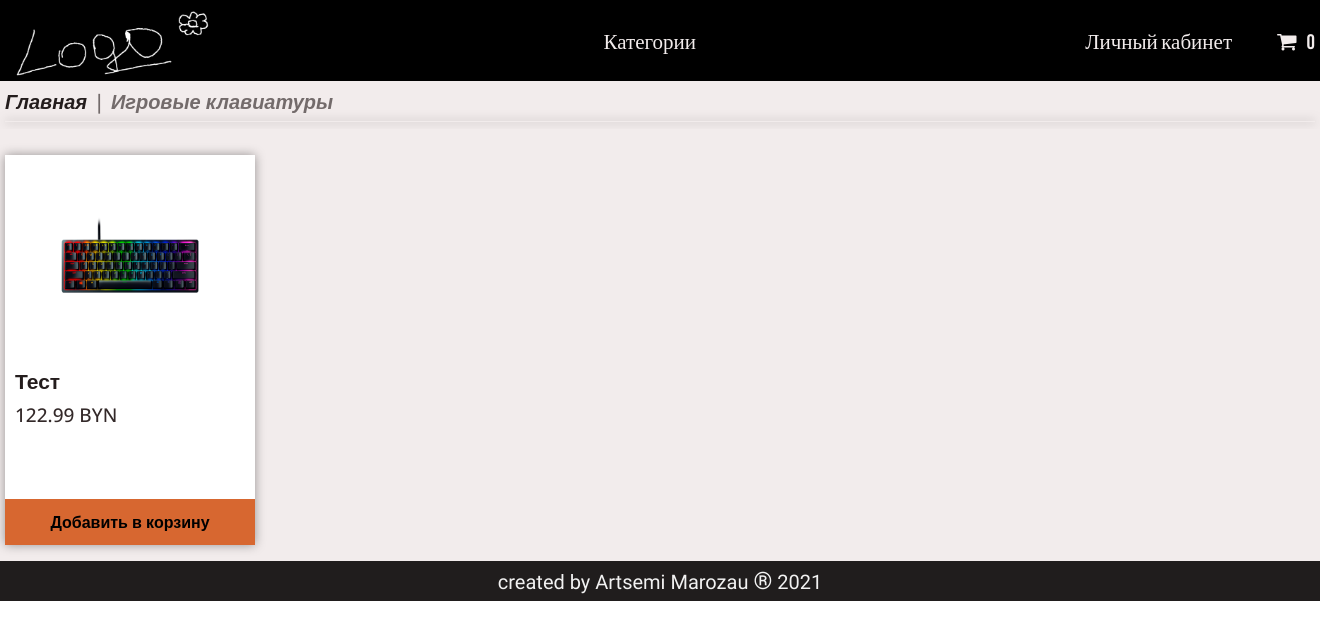
Page /keyboards/ on the committed database.
### app/models.py (models this page shows, shortened)
class Cart(models.Model):
    owner = models.ForeignKey('Customer', null=True, verbose_name='Владелец', on_delete=models.CASCADE)
    product = models.ManyToManyField(CartProduct, blank=True, related_name='related_cart')
    total_products = models.PositiveIntegerField(default=0)
    final_price = models.DecimalField(max_digits=9, default=0, decimal_places=2, verbose_name='Общая цена')
    in_order = models.BooleanField(default=False)
    for_anonymous_user = models.BooleanField(default=False)

class Category(models.Model):
    name = models.CharField(max_length=255, verbose_name='Название категории')
    image = models.ImageField(verbose_name='Изображение', null=True)
    slug = models.SlugField(unique=True)
    objects = CategoryManager()
    def get_absolute_url(self):
        return reverse('category_detail', kwargs={'slug': self.slug})

class Product(models.Model):
    class Meta:
        abstract = True
    category = models.ForeignKey(Category, verbose_name='Категория', on_delete=models.CASCADE)
    title = models.CharField(max_length=255, verbose_name='Наименование')
    slug = models.SlugField(unique=True)
    image = models.ImageField(verbose_name='Изображение')
    description = models.TextField(null=True, verbose_name='Описание')
    price = models.DecimalField(max_digits=9, decimal_places=2, verbose_name='Цена')
    def get_model_name(self):
        return self.__class__.__name__.lower()

class Keyboard(Product):
    market_date = models.CharField(max_length=255, null=True, blank=True, verbose_name='Дата выхода на рынок')
    type = models.CharField(max_length=255, null=True, blank=True, verbose_name='Тип')
    switch_technology = models.CharField(max_length=255, null=True, blank=True, verbose_name='Технология переключателя')
    appointment = models.CharField(max_length=255, null=True, blank=True, verbose_name='Назначение')
    color = models.CharField(max_length=255, null=True, blank=True, verbose_name='Цвет')
    connection_interface = models.CharField(
        max_length=255, null=True, blank=True, verbose_name='Интерфейс подключения клавиатуры'
    )
    digital_block = models.CharField(max_length=255, null=True, blank=True, verbose_name='Цифровой блок')
    wire_length = models.CharField(max_length=255, null=True, blank=True, verbose_name='Длина провода')
    body_material = models.CharField(max_length=255, null=True, blank=True, verbose_name='Материал корпуса')
    additional_buttons = models.CharField(max_length=255, null=True, blank=True, verbose_name='Дополнительные кнопки')
    key_shape = models.CharField(max_length=255, null=True, blank=True, verbose_name='Форма клавиш')
    switch_type = models.CharField(max_length=255, null=True, blank=True, verbose_name='Тип переключателя')
    built_in_memory = models.CharField(max_length=255, null=True, blank=True, verbose_name='Встроенная память')
    key_illumination = models.CharField(max_length=255, null=True, blank=True, verbose_name='Подсветка клавиш')
    wire_braid = models.CharField(max_length=255, null=True, blank=True, verbose_name='Оплетка провода')
    usb = models.CharField(max_length=255, null=True, blank=True, verbose_name='USB-порт')
    audio_input = models.CharField(max_length=255, null=True, blank=True, verbose_name='Аудиовход')
    audio_output = models.CharField(max_length=255, null=True, blank=True, verbose_name='Аудиовыход')
    width = models.CharField(max_length=255, null=True, blank=True, verbose_name='Ширина')
    depth = models.CharField(max_length=255, null=True, blank=True, verbose_name='Глубина')
    thickness = models.CharField(max_length=255, null=True, blank=True, verbose_name='Толщина')
    weight = models.CharField(max_length=255, null=True, blank=True, verbose_name='Вес')
    def get_absolute_url(self):
        return get_product_url(self, 'product_detail')

### app/views.py (the view)
# urls.py: path('<str:slug>/', CategoryDetailView.as_view(), name='category_detail'),
class CategoryDetailView(CartMixin, CategoryDetailMixin, DetailView):
    model = Category
    queryset = Category.objects.all()
    context_object_name = 'category'
    template_name = 'category_detail.html'
    slug_url_kwarg = 'slug'
    def get_context_data(self, **kwargs):
        context = super().get_context_data(**kwargs)
        context['cart'] = self.cart
        return context

### app/mixins.py (called while the page is built)
    def get_context_data(self, **kwargs):
        if isinstance(self.get_object(), Category):
            model = self.CATEGORY_SLUG_TO_PRODUCT_MODEL[self.get_object().slug]
            context = super().get_context_data(**kwargs)
            context['categories'] = Category.objects.get_categories_for_category_menu()
            context['category_products'] = model.objects.all()
            return context
        context = super().get_context_data(**kwargs)
        context['categories'] = Category.objects.get_categories_for_category_menu()
        return context

    def dispatch(self, request, *args, **kwargs):
        if request.user.is_authenticated:
            customer = Customer.objects.filter(user=request.user).first()
            if not customer:
                customer = Customer.objects.create(
                    user=request.user
                )
            cart = Cart.objects.filter(owner=customer, in_order=False).first()
            if not cart:
                cart = Cart.objects.create(owner=customer)
        else:
            cart = Cart.objects.filter(for_anonymous_user=True).first()
            if not cart:
                cart = Cart.objects.create(for_anonymous_user=True)
        self.cart = cart
        return super().dispatch(request, *args, **kwargs)

### app/models.py (called while the page is built)
def get_models_for_count(*model_names):
    return [models.Count(model_name) for model_name in model_names]

def get_product_url(obj, viewname):
    ct_model = obj.__class__._meta.model_name
    return reverse(viewname, kwargs={'ct_model': ct_model, 'slug': obj.slug})

    def get_queryset(self):
        return super().get_queryset()

    def get_categories_for_category_menu(self):
        models = get_models_for_count(
            'notebook', 'smartphone', 'smartwatch', 'ebook', 'tv', 'mouse', 'keyboard', 'mat', 'microphone', 'tablet'
        )
        qs = list(self.get_queryset().annotate(*models))
        data = [
            dict(category=c, count=getattr(c, self.CATEGORY_NAME_COUNT_NAME[c.name]))
            for c in qs
        ]
        return data

### app/templates/category_detail.html
{% extends 'base.html' %}
{% block content %}
    <section class="breadcrumb">
        <div class="container breadcrumb__container">
            <ul class="breadcrumb__view">
                <li class="breadcrumb__item"><a href="/" class="breadcrumb__link">Главная</a>
                <li class="breadcrumb__item"><p class="breadcrumb__slash">|</p></li>
                <li class="breadcrumb__item breadcrumb__last-item"><p class="breadcrumb__last-item">{{ category.name}}</p></li>
                </li>
            </ul>
            <div class="breadcrumb__line"></div>
        </div>
    </section>
    <section class="products">
        <div class="container products__container">
            {% for product in category_products %}
                <div class="products__block">
                    <a href="{{ product.get_absolute_url }}">
                        <img src="{{ product.image.url }}" alt="" class="products__image pb-7">
                        <h2 class="products__title pl-10 pb-7">{{ product.title }}</h2>
                        <h4 class="products__price pl-10">{{ product.price }} BYN</h4>
                        <a href="{% url 'add_to_cart' ct_model=product.get_model_name slug=product.slug %}" class="products__add-to-cart">
                            <button name="add_to_cart" class="products__button">Добавить в корзину</button>
                        </a>
                    </a>
                </div>
            {% endfor %}
        </div>
    </section>
{% endblock %}

### app/templates/base.html (shortened to what this page needs)
<!DOCTYPE html>
<html lang="en">
<head>
    <link href="/static/css/reset_file.css" rel="stylesheet" type="text/css">
    <link href="/static/css/base.css" rel="stylesheet" type="text/css">
    <link href="/static/css/category_detail.css" rel="stylesheet" type="text/css">
    <link href="/static/css/product_detail.css" rel="stylesheet" type="text/css">
    <link href="/static/css/cart.css" rel="stylesheet" type="text/css">
    <link href="/static/css/checkout.css" rel="stylesheet" type="text/css">
    <link rel="stylesheet" href="https://cdnjs.cloudflare.com/ajax/libs/font-awesome/4.7.0/css/font-awesome.min.css">
</head>
<body>
    <section class="header">
        <div class="container">
            <ul class="header__list">
                <li class="header__item"><a href="/"><img src="/static/img/logo.png" class="logo header-logo" alt=""></a></li>
                <li class="header__item">
                    <div class="header__burger">
                        <p class="header__link">Категории</p>
                    </div>
                </li>
                <li class="header__item">
                    <ul class="header__list">
                        <li class="header__item"><a href="" class="header__link">Личный кабинет</a></li>
                        <li class="header__item"><a href="{% url 'cart' %}" class="header__link header__cart"><i class="fa fa-shopping-cart" aria-hidden="true"></i><span class="cart__count">{{ cart.product.count }}</span></a></li>
                    </ul>
                </li>
            </ul>
        </div>
    </section>
    {% block content %}{% endblock %}
    <section class="footer">
        <div class="container footer__container">
            <p class="footer__text">created by Artsemi Marozau <span class="footer__r">®</span> 2021</p>
        </div>
    </section>
</body>
</html>

### app/static/css/base.css (style rules this page uses)
.header { height: 81px; background-color: black; position: sticky; top: 0; z-index: 100; }
.logo { height: 81px; width: auto; cursor: pointer; }
.header__link { font-family: 'Bebas Neue', cursive; color: #F2ECEC; font-size: 21px; cursor: pointer; }
.header__list { display: flex; justify-content: space-between; align-items: center; }
.header__item { list-style-type: none; }
.header__cart { margin-left: 45px; }
.cart__count { padding-left: 10px; }
.footer { height: 40px; background-color: #201D1D; }
.footer__container { display: flex; align-items: center; justify-content: center; }
.footer__text { font-family: 'Teko', sans-serif; font-size: 20px; color: #F2F2F2; }
.footer__r { font-size: 24px; }

### app/static/css/category_detail.css (style rules this page uses)
.breadcrumb { background-color: #F2ECEC; }
.breadcrumb__container { padding: 7px 0 7px 0; }
.breadcrumb__view { display: flex; }
.breadcrumb__link { color: #241D1D; }
.breadcrumb__item { list-style-type: none; font-family: 'Open Sans', sans-serif; color: #241D1D; font-size: 20px; font-weight: 600; font-style: italic; }
.breadcrumb__slash:after,.breadcrumb__slash:before { content: "-"; color: transparent; }
.breadcrumb__slash, .breadcrumb__last-item { color: #736B6B; }
.breadcrumb__line { margin-top: 6px; height: 1px; width: 100%; background-color: #F2ECEC; box-shadow: 0 0 10px rgba(0,0,0,0.55); }
.products { width: 100%; height: 100%; background-color: #F2ECEC; }
.products__container { display: flex; justify-content: space-between; align-items: center; padding: 16px 0 16px 0; flex-wrap: wrap; }
.products__block { display: flex; flex-direction: column; justify-content: space-between; background-color: white; margin-top: 10px; width: 250px; height: 390px; font-family: 'Open Sans', sans-serif; box-shadow: 0 0 10px rgba(0,0,0,0.38); }
.products__image { width: 250px; height: 200px; }
.pl-10 { padding-left: 10px; }
.pb-7 { padding-bottom: 7px; }
.products__title { font-size: 21px; font-weight: 600; color: #241D1D; }
.products__price { font-size: 19px; font-weight: 500; color: #332929; }
.products__add-to-cart { display: flex; justify-content: center; align-items: center; height: 46px; width: 100%; background: #D76730; color: #241D1D; font-weight: 700; }
.products__button { font: inherit; background-color: transparent; }

### rows in the picture
Cart: product.count "0"
Category: name "Игровые клавиатуры"
Keyboard: image (picture), title "Тест", price "122.99"
